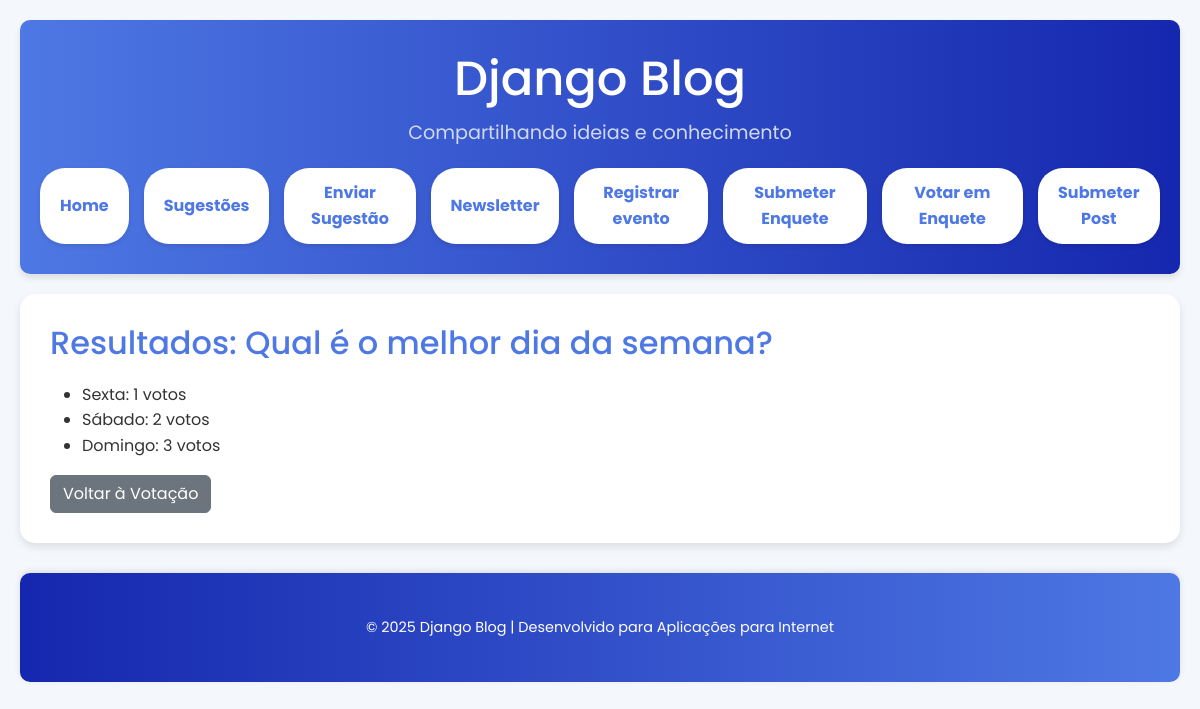
Before: /poll-results/1/ with the older database file.
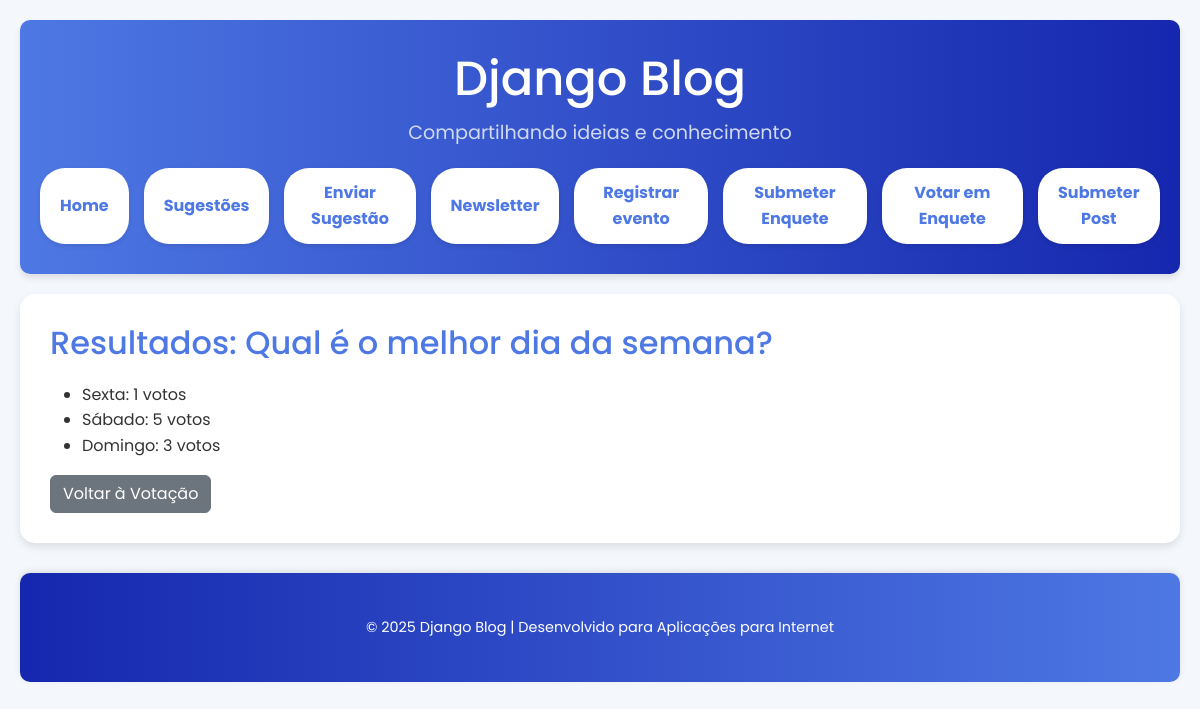
After: the same page with the newer database file.
### blog/models.py (models this page shows, shortened)
class VotePoll(models.Model):
    question = models.CharField(max_length=200)
    option_one = models.CharField(max_length=100)
    option_two = models.CharField(max_length=100)
    option_three = models.CharField(max_length=100, blank=True, null=True)
    votes_option_one = models.IntegerField(default=0)
    votes_option_two = models.IntegerField(default=0)
    votes_option_three = models.IntegerField(default=0)

### blog/views.py (the view)
# urls.py: path("poll-results/<int:poll_id>/", views.poll_results, name="poll_results"),
def poll_results(request, poll_id):
    poll = get_object_or_404(VotePoll, id=poll_id)
    return render(request, "blog/poll_results.html", {"poll": poll})

### blog/templates/blog/poll_results.html
{% extends "base.html" %}
{% block page_title %}
    <h2>Resultados: {{ poll.question }}</h2>
{% endblock page_title %}
{% block page_content %}
    <ul>
        <li>{{ poll.option_one }}: {{ poll.votes_option_one }} votos</li>
        <li>{{ poll.option_two }}: {{ poll.votes_option_two }} votos</li>
        {% if poll.option_three %}
        <li>{{ poll.option_three }}: {{ poll.votes_option_three }} votos</li>
        {% endif %}
    </ul>
    <a href="{% url 'vote_poll' poll.id %}" class="btn btn-secondary">Voltar à Votação</a>
{% endblock page_content %}

Changed rows visible on the page:
changed VotePoll "Qual é o melhor dia da semana?": votes_option_two "2" → "5"
